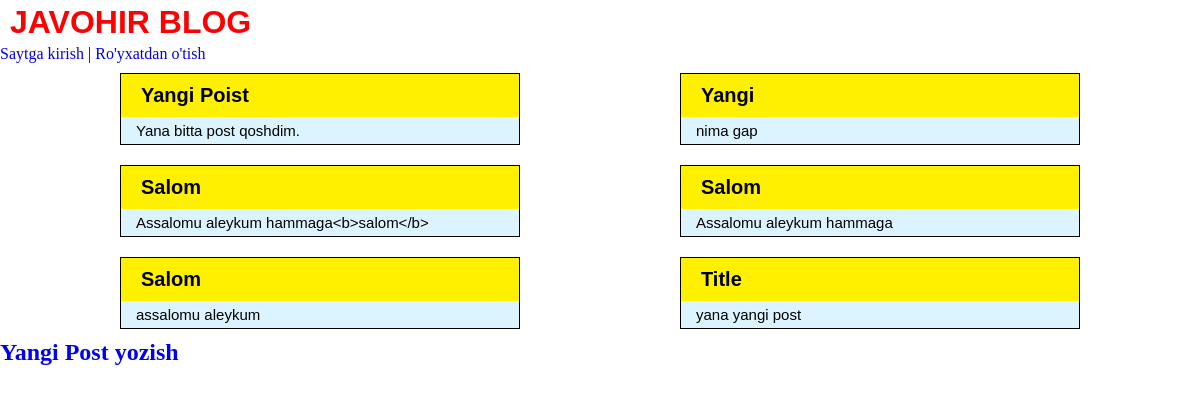
Before: / with the older database file.
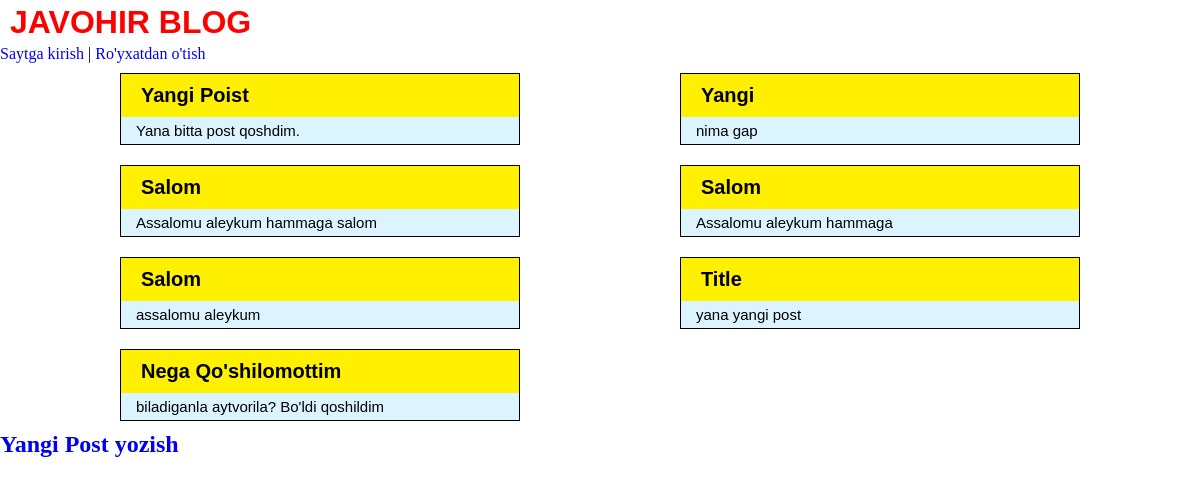
After: the same page with the newer database file.
### blog/models.py (models this page shows, shortened)
class Post(models.Model):
    title = models.CharField(max_length=200)
    author = models.ForeignKey(
        'auth.User',
        on_delete=models.CASCADE
    )
    body = models.TextField()

### blog/views.py (the view)
# urls.py: path('', BlogListView.as_view(), name='home'),
class BlogListView(ListView):
    model = Post
    template_name = 'home.html'

### templates/home.html
{% extends 'base.html' %}
{% block content %}
    {% for post in object_list %}
        <div class="post-entry card">
            <h2><a href="{% url 'post_detail' post.pk %}">{{ post.title }}</a></h2>
            <p>{{ post.body | slice:":200" }}</p>
        </div>
    {% endfor %}
{% endblock content %}

Changed rows visible on the page:
changed Post: body "Assalomu aleykum hammaga<b>salom</b>" → "Assalomu aleykum hammaga salom"
added Post: title "Nega Qo'shilomottim", body "biladiganla aytvorila? Bo'ldi qoshildim"
